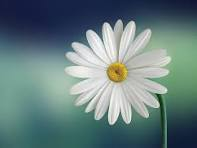
#> input picture image.png, 197 x 148 px
$ jupyter execute test.ipynb
#> lines starting #> are read from the running program, lines starting #| are printed output that depends on the picture
[cell 1]
import cv2
import numpy as np
from scipy.signal import fftconvolve
from skimage import color, data, restoration
from matplotlib import pyplot as plt
from PIL import Image, ImageFilter

[cell 2]
image = Image.open('image.png')
#> image is the input picture: PIL image 197x148 RGB; mean R, G, B 102.2, 125.7, 126

# Reduce blur by applying a sharpening filter
sharpened_image = image.filter(ImageFilter.SHARPEN)
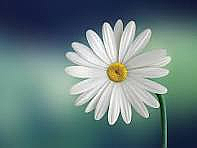
#> sharpened_image: PIL image 197x148 RGB; mean R, G, B 102.3, 125.7, 126
plt.subplot(121), plt.imshow(image), plt.title('Original')
plt.subplot(122), plt.imshow(sharpened_image), plt.title('Sharpened')
plt.show()
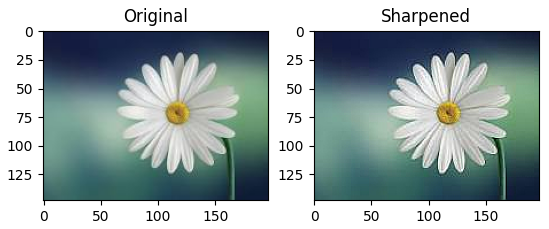
#> figure drawn by matplotlib, 2 panels
